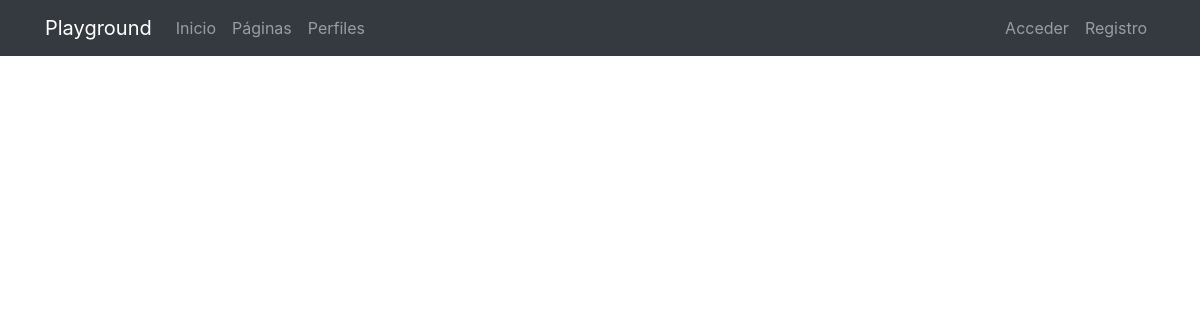
Page /pages/ on the earlier database version.
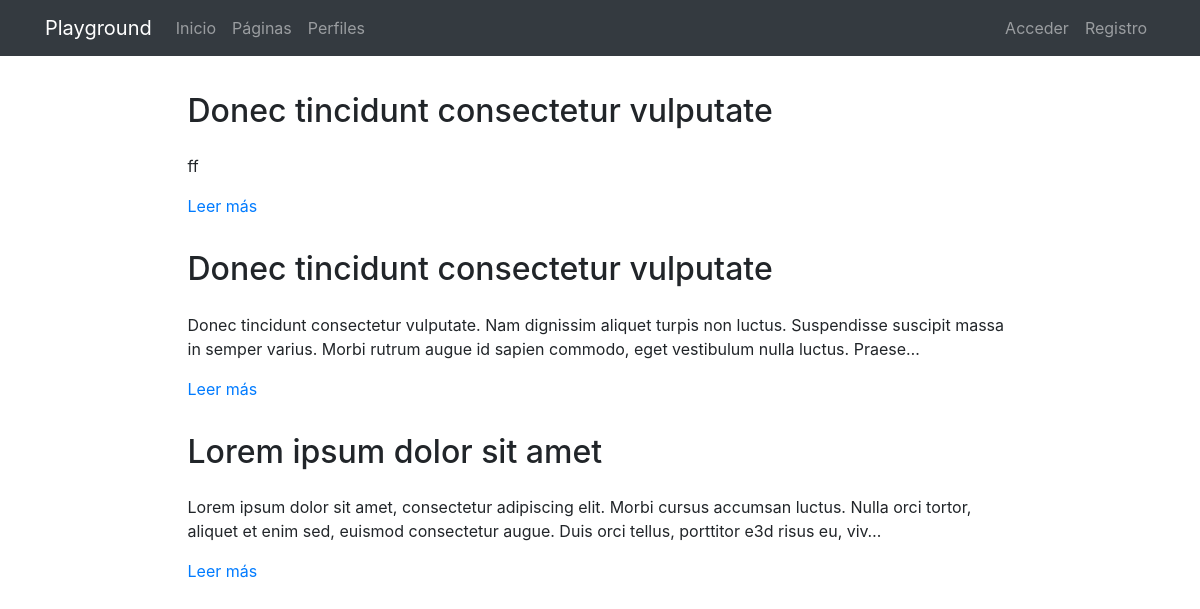
Same page on the later database version.
### pages/models.py (models this page shows, shortened)
class Page(models.Model):
    title = models.CharField(verbose_name="Título", max_length=200)
    content = RichTextField(verbose_name="Contenido")
    order = models.SmallIntegerField(verbose_name="Orden", default=0)
    created = models.DateTimeField(auto_now_add=True, verbose_name="Fecha de creación")
    updated = models.DateTimeField(auto_now=True, verbose_name="Fecha de edición")
    class Meta:
        verbose_name = "página"
        verbose_name_plural = "páginas"
        ordering = ['order', 'title']

### pages/views.py (the view)
# urls.py: path('', PagesListView.as_view(), name='pages'),
class PagesListView(ListView):   #Con las clases te ahorras el escrbir todo el texto de si da error
    model = Page

### pages/templates/pages/page_list.html (shortened to what this page needs)
{% extends 'core/base.html' %}
{% load static %}
{% block content %}
{% include 'pages/includes/pages_menu.html' %}
<main role="main">
  <div class="container mb-4">
    {% for page in page_list|dictsort:'id' reversed %} {% comment %} Manera de llamar al modelo {% endcomment %}
      <div class="row mt-3">
        <div class="col-md-9 mx-auto">
          <h2 class="mb-4">{{page.title}}</h2>
          <div>
            <p>{{page.content|striptags|safe|truncatechars:"200"}}</p>
            <p><a href="{% url 'pages:page' page.id page.title|slugify %}">Leer más</a>
            </p>
          </div>
        </div>
      </div>
    {% endfor %}
  </div>
</main>
{% endblock %}

Differences in the rows shown:
added Page: title "Donec tincidunt consectetur vulputate", content "ff"
added Page: title "Donec tincidunt consectetur vulputate", content "Donec tincidunt consectetur vulputate. Nam dignissim aliquet turpis non luctus. Suspendisse suscipit massa in semper varius. Morbi rutrum augue id sapien commodo, eget vestibulum nulla luctus. Praese…"
added Page: title "Lorem ipsum dolor sit amet", content "Lorem ipsum dolor sit amet, consectetur adipiscing elit. Morbi cursus accumsan luctus. Nulla orci tortor, aliquet et enim sed, euismod consectetur augue. Duis orci tellus, porttitor e3d risus eu, viv…"
